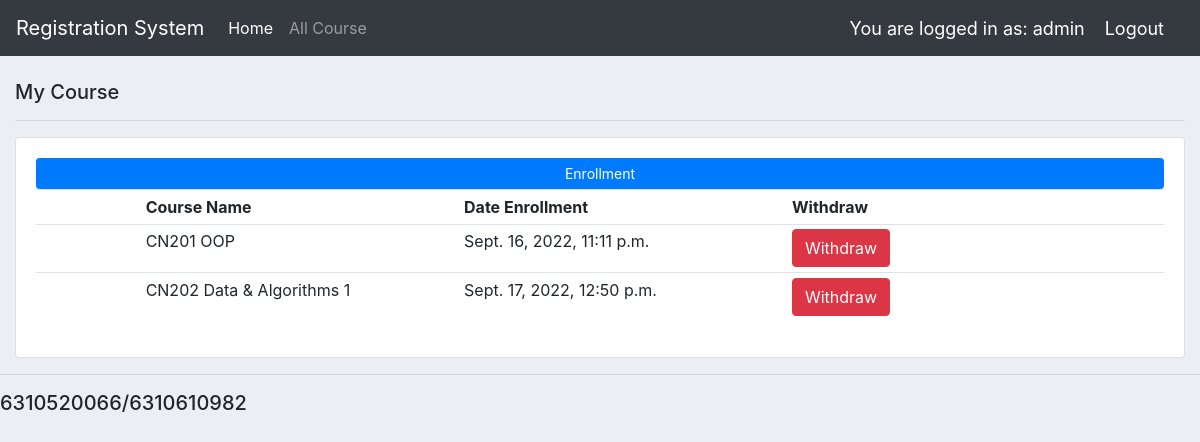
The app's page / (signed in) with its own data.
### users/models.py (models this page shows, shortened)
class Order(models.Model):
    user = models.ForeignKey(User, null=True, on_delete= models.SET_NULL)
    course = models.ForeignKey(Course, null=True, on_delete= models.SET_NULL)
    date_created = models.DateTimeField(auto_now_add=True, null=True)

class Course(models.Model):
    course_num = models.CharField(max_length=5)
    course_name = models.CharField(max_length=64)
    seat = models.IntegerField(null=True)
    maxSeat = models.IntegerField(null=True)
    semester = models.IntegerField(null=True)
    year = models.IntegerField(null=True)
    state = models.BooleanField(default=None)
    def __str__(self):
        return f"{self.course_num} {self.course_name} "

### users/views.py (the view)
# urls.py: 2. Add a URL to urlpatterns:  path('', views.home, name='home')
@login_required(login_url='login')
def home(request, message=None):
	user = User.objects.get(pk=request.user.id)
	orders = Order.objects.filter(user=user)
	context = {'orders':orders, "err_message": message}
	return render(request, 'users/dashboard.html', context, )

### users/templates/users/dashboard.html (shortened to what this page needs)
{%  extends 'users/main.html' %}
{% block content %}
<br>
	<div class="col-md">
		<h5>My Course</h5>
		<hr>
		<div class="card card-body">
			<a class="btn btn-primary btn-sm btn-block" href="{% url 'create_enrollment' %}">Enrollment</a>
			<table class="table table-sm">
				<tr>
					<th width="30"></th>
					<th width="60">Course Name</th>
					<th width="30">Date Enrollment</th>
					<th width="30">Withdraw</th>
				</tr>
				{% for order in orders %}
					<tr>
						<td></td>
						<td>{{order.course}}</td>
						<td>{{order.date_created}}</td>
						<td>
							<form action="{% url 'delete_enrollment' order.id %}">
								<button type="submit" class="btn btn-danger" onclick="return confirm('Are you sure ??')">Withdraw</button>
							</form>
						</td>
					</tr>
				{% endfor %}
			</table>
		</div>
	</div>
{% endblock %}

### users/templates/users/navbar.html (shortened to what this page needs)
  <nav class="navbar navbar-expand-lg navbar-dark bg-dark">
      <a class="navbar-brand" href="#">Registration System</a>
      <div class="collapse navbar-collapse" id="navbarNav">
        <ul class="navbar-nav">
          <li class="nav-item active">
            <a class="nav-link" href={% url 'home' %}>Home</a>
          </li>
          <li class="nav-item">
            <a class="nav-link" href={% url 'all_course' %}>All Course</a>
          </li>
        </ul>
      </div>
      <span class="hello-msg">You are logged in as: {{request.user}}  </span>
      <span ><a  class="hello-msg" href="{% url 'logout' %}">Logout</a></span>
    </nav>

### static/css/main.css (style rules this page uses)
body { background-color: #ebeff5; }

### users/templates/users/navbar.html (style rules this page uses)
.hello-msg { font-size: 18px; color: white; margin-right: 20px; }

### records on screen
Order: course "CN201 OOP", date_created "Sept. 16, 2022, 11:11 p.m."
Order: course "CN202 Data & Algorithms 1", date_created "Sept. 17, 2022, 12:50 p.m."

### other values on screen
{{ request.user }} "admin"
